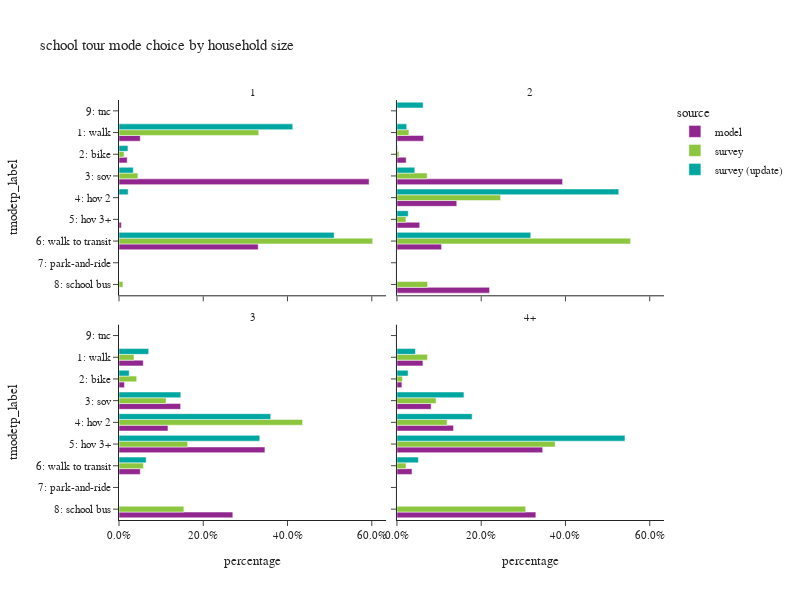

The cell this chart's notebook holds for it:
### Code cell
plot_mode_choice(sc_tour,"hhsize_4+",
                 {"hhsize_4+":["1","2","3","4+"],
                  "tmodetp_label":["1: walk","2: bike","3: sov","4: hov 2","5: hov 3+","6: walk to transit",
                                   "7: park-and-ride","8: school bus","9: other–survey only"]},
                 "household size",2,600)

### Figure 1 — Plotly figure (JSON) as saved in the notebook; plotly's stock layout.template omitted (floating-point values rounded to 4 significant figures)
{"data": [{"alignmentgroup": "True", "customdata": [[186], [72], [2188], [21], [1218], [1]], "hovertemplate": "source=model<br>hhsize_4+=1<br>percentage=%{x}<br>tmodetp_label=%{y}<br>sample count=%{customdata[0]}<extra></extra>", "legendgroup": "model", "marker": {"color": "#91268F", "pattern": {"shape": ""}}, "name": "model", "offsetgroup": "model", "orientation": "h", "showlegend": true, "textposition": "auto", "type": "bar", "x": [0.05046, 0.01953, 0.5936, 0.005697, 0.3304, 0.0002713], "xaxis": "x3", "y": ["1: walk", "2: bike", "3: sov", "5: hov 3+", "6: walk to transit", "8: school bus"], "yaxis": "y3"}, {"alignmentgroup": "True", "customdata": [[1617], [559], [10031], [3622], [1377], [2703], [5608]], "hovertemplate": "source=model<br>hhsize_4+=2<br>percentage=%{x}<br>tmodetp_label=%{y}<br>sample count=%{customdata[0]}<extra></extra>", "legendgroup": "model", "marker": {"color": "#91268F", "pattern": {"shape": ""}}, "name": "model", "offsetgroup": "model", "orientation": "h", "showlegend": false, "textposition": "auto", "type": "bar", "x": [0.06337, 0.02191, 0.3931, 0.1419, 0.05396, 0.1059, 0.2198], "xaxis": "x4", "y": ["1: walk", "2: bike", "3: sov", "4: hov 2", "5: hov 3+", "6: walk to transit", "8: school bus"], "yaxis": "y4"}, {"alignmentgroup": "True", "customdata": [[5092], [1141], [12935], [10276], [30624], [4466], [23884], [2]], "hovertemplate": "source=model<br>hhsize_4+=3<br>percentage=%{x}<br>tmodetp_label=%{y}<br>sample count=%{customdata[0]}<extra></extra>", "legendgroup": "model", "marker": {"color": "#91268F", "pattern": {"shape": ""}}, "name": "model", "offsetgroup": "model", "orientation": "h", "showlegend": false, "textposition": "auto", "type": "bar", "x": [0.05759, 0.0129, 0.1463, 0.1162, 0.3463, 0.05051, 0.2701, 2.262e-05], "xaxis": "x", "y": ["1: walk", "2: bike", "3: sov", "4: hov 2", "5: hov 3+", "6: walk to transit", "8: school bus", "9: tnc"], "yaxis": "y"}, {"alignmentgroup": "True", "customdata": [[24316], [4636], [32057], [53070], [136616], [14088], [130236], [4]], "hovertemplate": "source=model<br>hhsize_4+=4+<br>percentage=%{x}<br>tmodetp_label=%{y}<br>sample count=%{customdata[0]}<extra></extra>", "legendgroup": "model", "marker": {"color": "#91268F", "pattern": {"shape": ""}}, "name": "model", "offsetgroup": "model", "orientation": "h", "showlegend": false, "textposition": "auto", "type": "bar", "x": [0.06156, 0.01174, 0.08115, 0.1343, 0.3458, 0.03566, 0.3297, 1.013e-05], "xaxis": "x2", "y": ["1: walk", "2: bike", "3: sov", "4: hov 2", "5: hov 3+", "6: walk to transit", "8: school bus", "9: tnc"], "yaxis": "y2"}, {"alignmentgroup": "True", "customdata": [[7], [1], [3], [9], [1]], "hovertemplate": "source=survey<br>hhsize_4+=1<br>percentage=%{x}<br>tmodetp_label=%{y}<br>sample count=%{customdata[0]}<extra></extra>", "legendgroup": "survey", "marker": {"color": "#8CC63E", "pattern": {"shape": ""}}, "name": "survey", "offsetgroup": "survey", "orientation": "h", "showlegend": true, "textposition": "auto", "type": "bar", "x": [0.3317, 0.01197, 0.04482, 0.6021, 0.009331], "xaxis": "x3", "y": ["1: walk", "2: bike", "3: sov", "6: walk to transit", "8: school bus"], "yaxis": "y3"}, {"alignmentgroup": "True", "customdata": [[4], [2], [8], [6], [2], [6], [5]], "hovertemplate": "source=survey<br>hhsize_4+=2<br>percentage=%{x}<br>tmodetp_label=%{y}<br>sample count=%{customdata[0]}<extra></extra>", "legendgroup": "survey", "marker": {"color": "#8CC63E", "pattern": {"shape": ""}}, "name": "survey", "offsetgroup": "survey", "orientation": "h", "showlegend": false, "textposition": "auto", "type": "bar", "x": [0.02839, 0.004995, 0.07175, 0.2461, 0.02136, 0.5547, 0.07275], "xaxis": "x4", "y": ["1: walk", "2: bike", "3: sov", "4: hov 2", "5: hov 3+", "6: walk to transit", "8: school bus"], "yaxis": "y4"}, {"alignmentgroup": "True", "customdata": [[17], [10], [10], [40], [34], [13], [29]], "hovertemplate": "source=survey<br>hhsize_4+=3<br>percentage=%{x}<br>tmodetp_label=%{y}<br>sample count=%{customdata[0]}<extra></extra>", "legendgroup": "survey", "marker": {"color": "#8CC63E", "pattern": {"shape": ""}}, "name": "survey", "offsetgroup": "survey", "orientation": "h", "showlegend": false, "textposition": "auto", "type": "bar", "x": [0.03556, 0.04198, 0.1117, 0.4357, 0.163, 0.05806, 0.154], "xaxis": "x", "y": ["1: walk", "2: bike", "3: sov", "4: hov 2", "5: hov 3+", "6: walk to transit", "8: school bus"], "yaxis": "y"}, {"alignmentgroup": "True", "customdata": [[34], [11], [21], [48], [157], [18], [116]], "hovertemplate": "source=survey<br>hhsize_4+=4+<br>percentage=%{x}<br>tmodetp_label=%{y}<br>sample count=%{customdata[0]}<extra></extra>", "legendgroup": "survey", "marker": {"color": "#8CC63E", "pattern": {"shape": ""}}, "name": "survey", "offsetgroup": "survey", "orientation": "h", "showlegend": false, "textposition": "auto", "type": "bar", "x": [0.07235, 0.01317, 0.0928, 0.119, 0.3756, 0.02147, 0.3056], "xaxis": "x2", "y": ["1: walk", "2: bike", "3: sov", "4: hov 2", "5: hov 3+", "6: walk to transit", "8: school bus"], "yaxis": "y2"}, {"alignmentgroup": "True", "customdata": [[7], [1], [2], [1], [9]], "hovertemplate": "source=survey (update)<br>hhsize_4+=1<br>percentage=%{x}<br>tmodetp_label=%{y}<br>sample count=%{customdata[0]}<extra></extra>", "legendgroup": "survey (update)", "marker": {"color": "#00A7A0", "pattern": {"shape": ""}}, "name": "survey (update)", "offsetgroup": "survey (update)", "orientation": "h", "showlegend": true, "textposition": "auto", "type": "bar", "x": [0.4124, 0.02125, 0.03388, 0.02177, 0.5107], "xaxis": "x3", "y": ["1: walk", "2: bike", "3: sov", "4: hov 2", "6: walk to transit"], "yaxis": "y3"}, {"alignmentgroup": "True", "customdata": [[7], [1], [8], [9], [1], [6], [2]], "hovertemplate": "source=survey (update)<br>hhsize_4+=2<br>percentage=%{x}<br>tmodetp_label=%{y}<br>sample count=%{customdata[0]}<extra></extra>", "legendgroup": "survey (update)", "marker": {"color": "#00A7A0", "pattern": {"shape": ""}}, "name": "survey (update)", "offsetgroup": "survey (update)", "orientation": "h", "showlegend": false, "textposition": "auto", "type": "bar", "x": [0.02321, 0.001241, 0.0424, 0.5264, 0.02684, 0.3176, 0.06225], "xaxis": "x4", "y": ["1: walk", "2: bike", "3: sov", "4: hov 2", "5: hov 3+", "6: walk to transit", "9: tnc"], "yaxis": "y4"}, {"alignmentgroup": "True", "customdata": [[17], [8], [9], [42], [34], [13]], "hovertemplate": "source=survey (update)<br>hhsize_4+=3<br>percentage=%{x}<br>tmodetp_label=%{y}<br>sample count=%{customdata[0]}<extra></extra>", "legendgroup": "survey (update)", "marker": {"color": "#00A7A0", "pattern": {"shape": ""}}, "name": "survey (update)", "offsetgroup": "survey (update)", "orientation": "h", "showlegend": false, "textposition": "auto", "type": "bar", "x": [0.0704, 0.02422, 0.1467, 0.36, 0.3341, 0.06453], "xaxis": "x", "y": ["1: walk", "2: bike", "3: sov", "4: hov 2", "5: hov 3+", "6: walk to transit"], "yaxis": "y"}, {"alignmentgroup": "True", "customdata": [[39], [10], [23], [60], [177], [22]], "hovertemplate": "source=survey (update)<br>hhsize_4+=4+<br>percentage=%{x}<br>tmodetp_label=%{y}<br>sample count=%{customdata[0]}<extra></extra>", "legendgroup": "survey (update)", "marker": {"color": "#00A7A0", "pattern": {"shape": ""}}, "name": "survey (update)", "offsetgroup": "survey (update)", "orientation": "h", "showlegend": false, "textposition": "auto", "type": "bar", "x": [0.04392, 0.02643, 0.159, 0.1785, 0.5412, 0.05096], "xaxis": "x2", "y": ["1: walk", "2: bike", "3: sov", "4: hov 2", "5: hov 3+", "6: walk to transit"], "yaxis": "y2"}], "layout": {"annotations": [{"font": {}, "showarrow": false, "text": "3", "x": 0.245, "xanchor": "center", "xref": "paper", "y": 0.465, "yanchor": "bottom", "yref": "paper"}, {"font": {}, "showarrow": false, "text": "4+", "x": 0.755, "xanchor": "center", "xref": "paper", "y": 0.465, "yanchor": "bottom", "yref": "paper"}, {"font": {}, "showarrow": false, "text": "1", "x": 0.245, "xanchor": "center", "xref": "paper", "y": 1.0, "yanchor": "bottom", "yref": "paper"}, {"font": {}, "showarrow": false, "text": "2", "x": 0.755, "xanchor": "center", "xref": "paper", "y": 1.0, "yanchor": "bottom", "yref": "paper"}], "barmode": "group", "height": 600, "legend": {"title": {"text": "source"}, "tracegroupgap": 0}, "title": {"text": "school tour mode choice by household size"}, "width": 800, "xaxis": {"anchor": "y", "domain": [0.0, 0.49], "tickformat": ".1%", "title": {"text": "percentage"}}, "xaxis2": {"anchor": "y2", "domain": [0.51, 1.0], "matches": "x", "tickformat": ".1%", "title": {"text": "percentage"}}, "xaxis3": {"anchor": "y3", "domain": [0.0, 0.49], "matches": "x", "showticklabels": false, "tickformat": ".1%"}, "xaxis4": {"anchor": "y4", "domain": [0.51, 1.0], "matches": "x", "showticklabels": false, "tickformat": ".1%"}, "yaxis": {"anchor": "x", "categoryarray": ["9: other–survey only", "8: school bus", "7: park-and-ride", "6: walk to transit", "5: hov 3+", "4: hov 2", "3: sov", "2: bike", "1: walk"], "categoryorder": "array", "domain": [0.0, 0.465], "title": {"text": "tmodetp_label"}}, "yaxis2": {"anchor": "x2", "domain": [0.0, 0.465], "matches": "y", "showticklabels": false}, "yaxis3": {"anchor": "x3", "categoryarray": ["9: other–survey only", "8: school bus", "7: park-and-ride", "6: walk to transit", "5: hov 3+", "4: hov 2", "3: sov", "2: bike", "1: walk"], "categoryorder": "array", "domain": [0.535, 1.0], "matches": "y", "title": {"text": "tmodetp_label"}}, "yaxis4": {"anchor": "x4", "domain": [0.535, 1.0], "matches": "y", "showticklabels": false}}}
